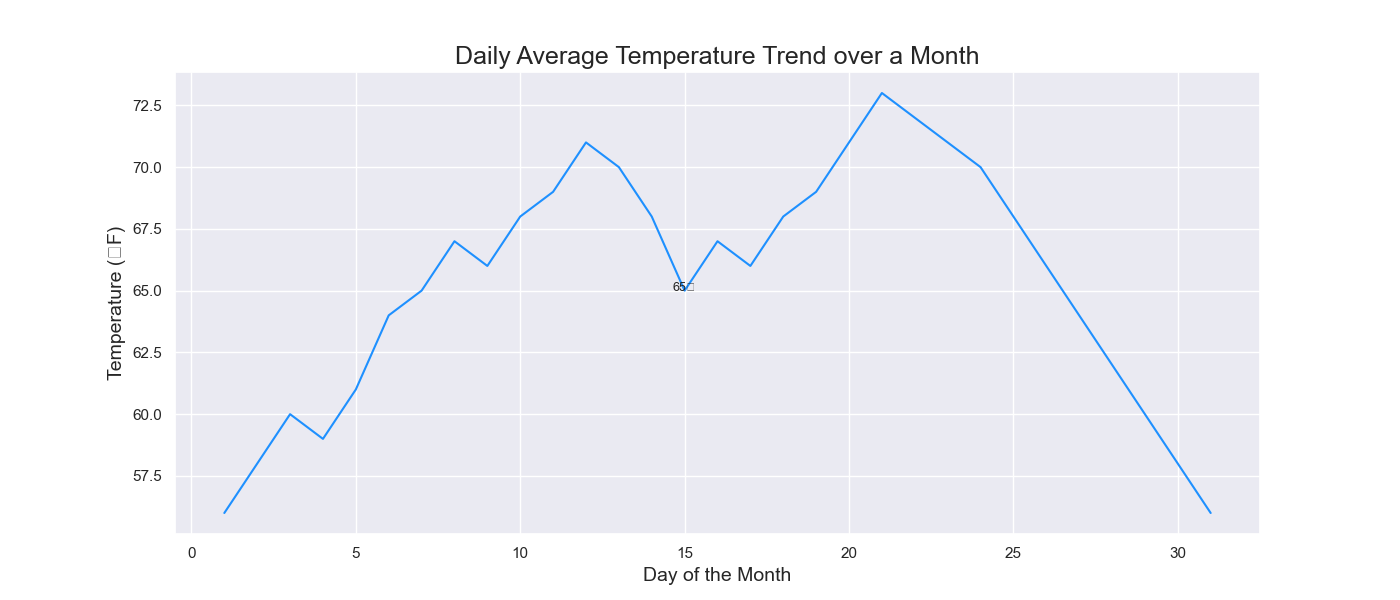

Generate this figure with Python:

import pandas as pd
import seaborn as sns
import matplotlib.pyplot as plt

# Creating a DataFrame using the provided table data
data = {
    'Day': [i for i in range(1, 32)],
    'Temperature': [56, 58, 60, 59, 61, 64, 65, 67, 66, 68, 69, 71, 70, 68,
                    65, 67, 66, 68, 69, 71, 73, 72, 71, 70, 68, 66, 64, 62, 60, 58, 56]
}

df = pd.DataFrame(data)

# Customizing plot size
plt.figure(figsize=(14, 6))

# Creating a line plot
sns.lineplot(x='Day', y='Temperature', data=df, color='#1E90FF')

# Adding annotations
for day, temp in zip(data['Day'], data['Temperature']):
    if day == 15:  # example of specific annotation on Day 15
        plt.text(day, temp, f"{temp}°", fontsize=9, ha='center')

# Setting plot title and labels
plt.title('Daily Average Temperature Trend over a Month', fontsize=18)
plt.xlabel('Day of the Month', fontsize=14)
plt.ylabel('Temperature (°F)', fontsize=14)

# Display the plot
plt.show()
